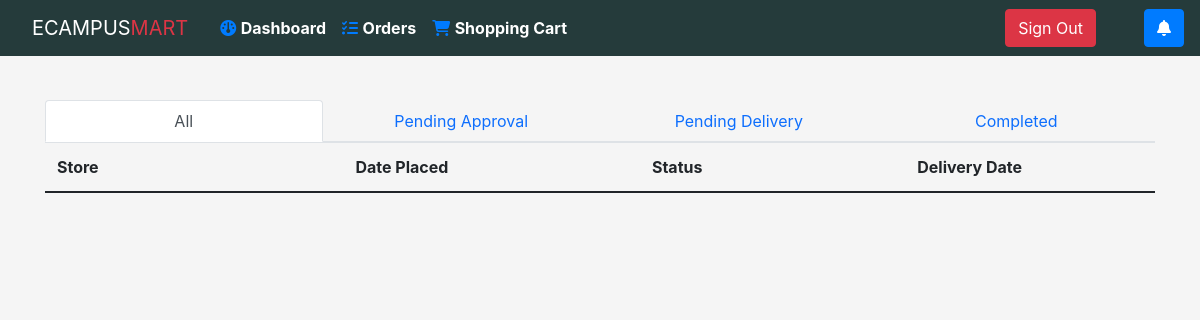
Page /Farouq/orders/ (signed in) on the earlier database version.
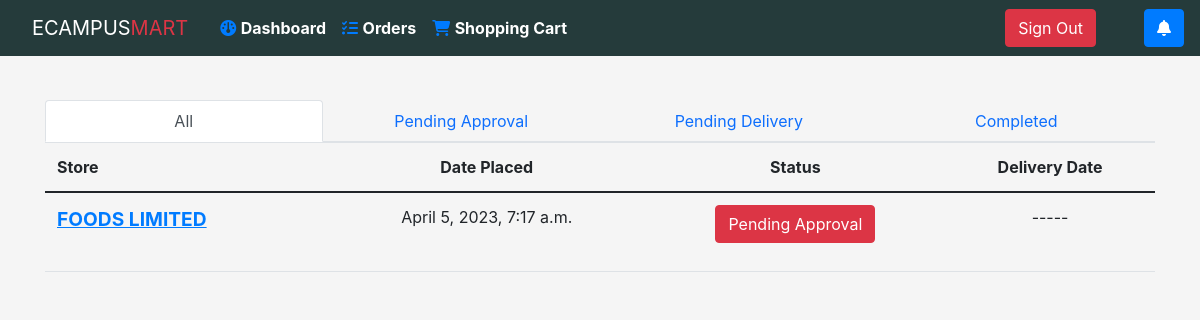
Same page on the later database version.
### main/models.py (models this page shows, shortened)
class Order(models.Model):
    user = models.ForeignKey(User, on_delete=models.CASCADE, null=True, related_name='orders_placed')
    user_name = models.CharField(max_length=200, null=True, blank=True)
    store = models.ForeignKey(
        Store, on_delete=models.CASCADE, related_name='orders')
    products_ordered = models.ManyToManyField(ProductOrder, related_name='products_ordered')
    location_details = models.JSONField(null=True, blank=True)
    date_placed = models.DateTimeField(null=True, blank=True, auto_now_add=True)
    delivery_date = models.DateField(null=True, blank=True)
    class Meta:
        ordering = ['-date_placed']
    def is_completed(self):
        if self.delivery_date and self.delivery_date < datetime.date.today():
            return True
        return False
    def get_status(self):
        if self.delivery_date is None:
            return 'Pending Approval'
        elif self.delivery_date is not None and not self.is_completed():
            return 'Approved, Pending Delivery'
        elif self.is_completed():
            return 'Completed'

class Store(models.Model):
    name = models.CharField(max_length=30, null=True)
    owner = models.ForeignKey(
        User, on_delete=models.CASCADE, related_name='shops')
    date_created = models.DateField(auto_now_add=True)
    picture = models.ImageField(upload_to='store_logos/', null=True, blank=True, default='/store_logos/shop.jpg')
    category = models.CharField(max_length=200, null=True)
    class Meta:
        ordering = ['-date_created']

### main/views.py (the view)
# urls.py: path('orders', views.shop_orders, name='shop_orders'),
def orders(request, username):
    user = request.user
    orders = user.orders_placed.all()
    if user.username != username:
        return HttpResponseRedirect(request.META.get("HTTP_REFERER"))
    return render(request, "main/my_orders.html", {"orders": orders})

### main/models.py (called while the page is built)
    def get_pending_deliveries_count(self):
        return len([order for order in self.orders_placed.all() if order.get_status() == 'Approved, Pending Delivery' ])

    def get_new_notifications(self):
        return self.notifications.filter(is_read=False)

### main/templates/main/my_orders.html (shortened to what this page needs)
{% extends 'main/base.html' %}
{% load static %}
{% block content %}
<div class="container">
  <div class="nav nav-tabs nav-justified" id="nav-tab" role="tablist">
    <button class="nav-link active" id="nav-all-tab" data-bs-toggle="tab" data-bs-target="#nav-all" type="button" role="tab" aria-controls="nav-all" aria-selected="true">
                                All
                            </button>
    <button class="nav-link" id="nav-pa-tab" data-bs-toggle="tab" data-bs-target="#nav-pa" type="button" role="tab" aria-controls="nav-pa" aria-selected="false">
                                Pending Approval
                            </button>
    <button class="nav-link" id="nav-pd-tab" data-bs-toggle="tab" data-bs-target="#nav-pd" type="button" role="tab" aria-controls="nav-pd" aria-selected="false">
                                Pending Delivery
                            </button>
    <button class="nav-link" id="nav-completed-tab" data-bs-toggle="tab" data-bs-target="#nav-completed" type="button" role="tab" aria-controls="nav-completed" aria-selected="false">
                                Completed
                            </button>
  </div>
<div class="tab-content" id="nav-tabContent">
  <div class="tab-pane fade show active" id="nav-all" role="tabpanel" aria-labelledby="nav-all-tab">
    <table class="table">
      <thead>
        <tr>
          <th scope="col">Store</th>
          <th class="text-center" scope="col">Date Placed</th>
          <th class="text-center" scope="col">Status</th>
          <th class="text-center" scope="col">Delivery Date</th>
        </tr>
      </thead>
      <tbody>
        {% for order in orders %}
        <tr>
          <td><a style="text-decoration: underline;font-size: larger;font-weight: 700;" href="{% url 'order' request.user.username order.id %}">{{order.store.name}}</a></td>
          <td class="text-center">{{order.date_placed}}</td>
          <td class="text-center">
            {% if order.get_status == 'Completed' %}
              <p  class="btn btn-success">{{order.get_status}} &checkmark;</p>
            {% elif order.get_status == 'Approved, Pending Delivery' %}
              <p class="btn btn-primary">{{order.get_status}}</p>
            {% elif order.get_status == 'Pending Approval' %}
              <p class="btn btn-danger">{{order.get_status}}</p>
            {% endif %}
          </td>
          <td class="text-center">
            {% if order.delivery_date is not None %}
            {{order.delivery_date}}
            {% else %}
            -----
            {% endif %}
          </td>
        </tr>
        {% endfor %}
      </tbody>
    </table>
  </div>
</div>
</div>
{% endblock content %}

Differences in the rows shown:
added Order: store.name "FOODS LIMITED", date_placed "April 5, 2023, 7:17 a.m.", get_status "Pending Approval"
